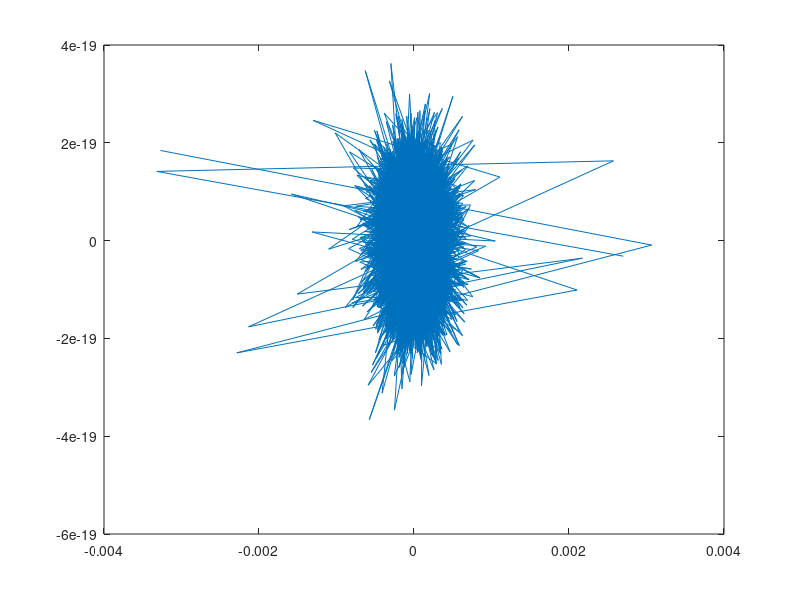

This figure's MATLAB source:
%%Task 13 & 14
clc
clear all;
close all;

%%Find interfearance

array = zeros;

data = importdata('nspeech1.mat');

Fs = 8192; %Lab Sheet
len = length(data);

data;

%plot(data);

fftData = fft(data);
lenFFT = length(fftData);
plot(fftData);

result = zeros;

for i=1:lenFFT
    if (fftData(i) > 0.1)
        result(i) = 0;
    else
        result(i) = fftData(i);
    end
end
output = zeros;

plot(result);

%Inverse the FFT

inverse = ifft(result);

plot(inverse);

%Fs = 7500;
filename = 'nspeech2.wav';
audiowrite(filename,inverse,Fs);



%%Remove interfearance